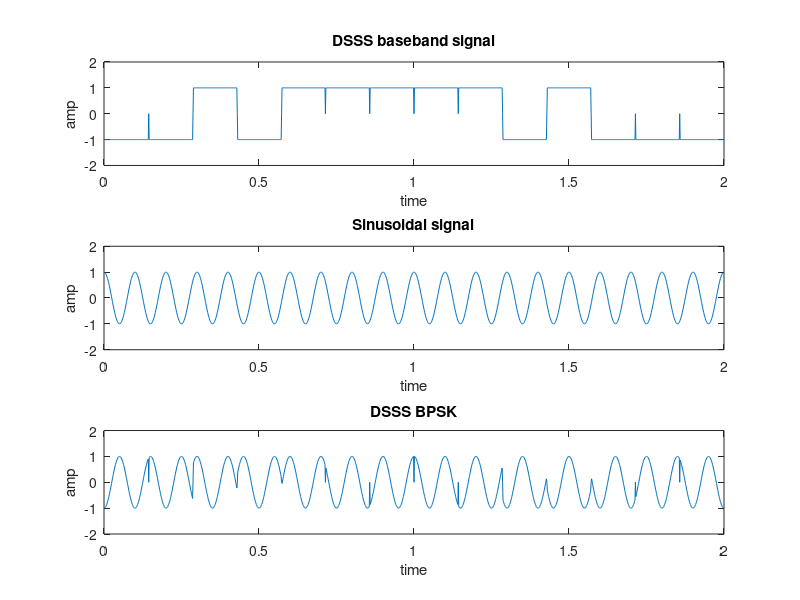

This figure's MATLAB source:
%Nikunj Purohit
%DSSS
clc;
clear;
close all;
N=7;
c=[0 0 1 0 1 1 1];
for i=1:length(c)
    if c(i)==0
        cm(i)=-1;
    else
        cm(i)=1;
    end
end
b=randi([0 1],1,2);
m=[];
for k=1:length(b)
   if b(k)==0
       mm=-cm;
   else
       mm=cm;
   end
   m=[m mm];
end
i=1;
l=1/N;
S=700; 
t=0:1/S:length(b)-1/S;
for j= 1:length(t)
    if t(j)<=l
        y(j)=m(i);
    else
        i=i+1;
        l=l+1/N;
    end
end
figure(1);
subplot(311);
plot(t,y);
axis([0 length(b) -2 2]);
xlabel('time');
ylabel('amp');
title('DSSS baseband signal')
c1=cos(2*pi*10*t);
subplot(312);
plot(t,c1);
axis([0 length(b) -2 2]);
xlabel('time');
ylabel('amp');
title('Sinusoidal signal')
x=y.*c1;
subplot(313);
plot(t,x);
axis([0 length(b) -2 2]);
xlabel('time');
ylabel('amp');
title('DSSS BPSK')